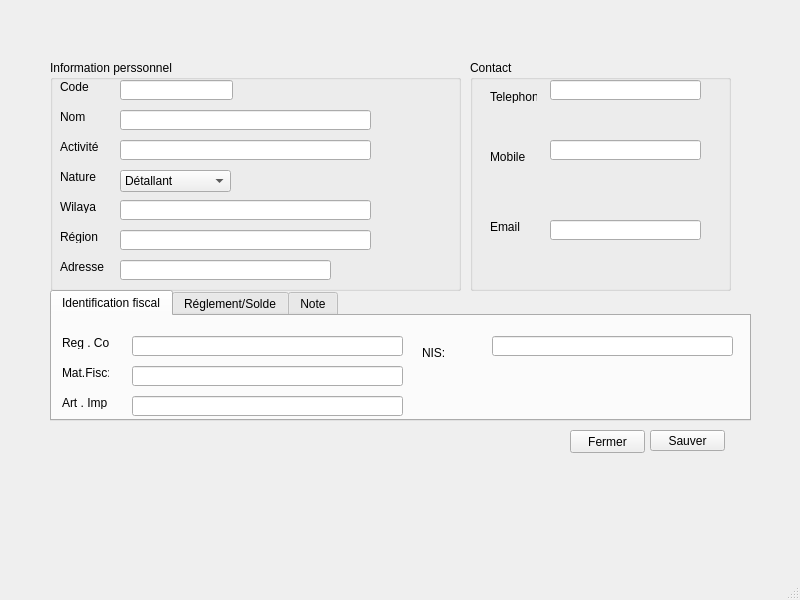
<?xml version="1.0" encoding="UTF-8"?>
<ui version="4.0">
 <class>MainWindow</class>
 <widget class="QMainWindow" name="MainWindow">
  <property name="geometry">
   <rect>
    <x>0</x>
    <y>0</y>
    <width>800</width>
    <height>600</height>
   </rect>
  </property>
  <property name="windowTitle">
   <string>MainWindow</string>
  </property>
  <widget class="QWidget" name="centralwidget">
   <widget class="QGroupBox" name="groupBox_7">
    <property name="geometry">
     <rect>
      <x>470</x>
      <y>60</y>
      <width>261</width>
      <height>231</height>
     </rect>
    </property>
    <property name="title">
     <string>Contact</string>
    </property>
    <widget class="QLineEdit" name="lineEdit_6">
     <property name="geometry">
      <rect>
       <x>80</x>
       <y>20</y>
       <width>151</width>
       <height>20</height>
      </rect>
     </property>
    </widget>
    <widget class="QLineEdit" name="lineEdit_8">
     <property name="geometry">
      <rect>
       <x>80</x>
       <y>80</y>
       <width>151</width>
       <height>20</height>
      </rect>
     </property>
    </widget>
    <widget class="QLineEdit" name="lineEdit_11">
     <property name="geometry">
      <rect>
       <x>80</x>
       <y>160</y>
       <width>151</width>
       <height>20</height>
      </rect>
     </property>
    </widget>
    <widget class="QLabel" name="label_14">
     <property name="geometry">
      <rect>
       <x>20</x>
       <y>30</y>
       <width>47</width>
       <height>13</height>
      </rect>
     </property>
     <property name="text">
      <string>Telephone</string>
     </property>
    </widget>
    <widget class="QLabel" name="label_16">
     <property name="geometry">
      <rect>
       <x>20</x>
       <y>90</y>
       <width>47</width>
       <height>13</height>
      </rect>
     </property>
     <property name="text">
      <string>Mobile</string>
     </property>
    </widget>
    <widget class="QLabel" name="label_18">
     <property name="geometry">
      <rect>
       <x>20</x>
       <y>160</y>
       <width>47</width>
       <height>13</height>
      </rect>
     </property>
     <property name="text">
      <string>Email</string>
     </property>
    </widget>
   </widget>
   <widget class="QPushButton" name="pushButton_31">
    <property name="geometry">
     <rect>
      <x>570</x>
      <y>430</y>
      <width>75</width>
      <height>23</height>
     </rect>
    </property>
    <property name="text">
     <string>Fermer</string>
    </property>
   </widget>
   <widget class="QGroupBox" name="groupBox_6">
    <property name="geometry">
     <rect>
      <x>50</x>
      <y>60</y>
      <width>411</width>
      <height>231</height>
     </rect>
    </property>
    <property name="title">
     <string>Information perssonnel</string>
    </property>
    <widget class="QLabel" name="label_7">
     <property name="geometry">
      <rect>
       <x>10</x>
       <y>20</y>
       <width>47</width>
       <height>13</height>
      </rect>
     </property>
     <property name="text">
      <string>Code</string>
     </property>
    </widget>
    <widget class="QLabel" name="label_8">
     <property name="geometry">
      <rect>
       <x>10</x>
       <y>50</y>
       <width>47</width>
       <height>13</height>
      </rect>
     </property>
     <property name="text">
      <string>Nom</string>
     </property>
    </widget>
    <widget class="QLabel" name="label_9">
     <property name="geometry">
      <rect>
       <x>10</x>
       <y>80</y>
       <width>47</width>
       <height>13</height>
      </rect>
     </property>
     <property name="text">
      <string>Activité</string>
     </property>
    </widget>
    <widget class="QLabel" name="label_10">
     <property name="geometry">
      <rect>
       <x>10</x>
       <y>110</y>
       <width>47</width>
       <height>13</height>
      </rect>
     </property>
     <property name="text">
      <string>Nature</string>
     </property>
    </widget>
    <widget class="QLabel" name="label_11">
     <property name="geometry">
      <rect>
       <x>10</x>
       <y>140</y>
       <width>47</width>
       <height>13</height>
      </rect>
     </property>
     <property name="text">
      <string>Wilaya</string>
     </property>
    </widget>
    <widget class="QLabel" name="label_12">
     <property name="geometry">
      <rect>
       <x>10</x>
       <y>170</y>
       <width>47</width>
       <height>13</height>
      </rect>
     </property>
     <property name="text">
      <string>Région</string>
     </property>
    </widget>
    <widget class="QLabel" name="label_13">
     <property name="geometry">
      <rect>
       <x>10</x>
       <y>200</y>
       <width>47</width>
       <height>13</height>
      </rect>
     </property>
     <property name="text">
      <string>Adresse</string>
     </property>
    </widget>
    <widget class="QLineEdit" name="lineEdit_3">
     <property name="geometry">
      <rect>
       <x>70</x>
       <y>20</y>
       <width>113</width>
       <height>20</height>
      </rect>
     </property>
    </widget>
    <widget class="QLineEdit" name="lineEdit_4">
     <property name="geometry">
      <rect>
       <x>70</x>
       <y>50</y>
       <width>251</width>
       <height>20</height>
      </rect>
     </property>
    </widget>
    <widget class="QLineEdit" name="lineEdit_5">
     <property name="geometry">
      <rect>
       <x>70</x>
       <y>80</y>
       <width>251</width>
       <height>20</height>
      </rect>
     </property>
    </widget>
    <widget class="QLineEdit" name="lineEdit_9">
     <property name="geometry">
      <rect>
       <x>70</x>
       <y>200</y>
       <width>211</width>
       <height>20</height>
      </rect>
     </property>
    </widget>
    <widget class="QComboBox" name="comboBox_5">
     <property name="geometry">
      <rect>
       <x>70</x>
       <y>110</y>
       <width>111</width>
       <height>22</height>
      </rect>
     </property>
     <item>
      <property name="text">
       <string>Détallant</string>
      </property>
     </item>
     <item>
      <property name="text">
       <string>Revendeur</string>
      </property>
     </item>
     <item>
      <property name="text">
       <string>Gros</string>
      </property>
     </item>
     <item>
      <property name="text">
       <string>Autre 1</string>
      </property>
     </item>
     <item>
      <property name="text">
       <string>Autre 2</string>
      </property>
     </item>
    </widget>
    <widget class="QLineEdit" name="lineEdit_77">
     <property name="geometry">
      <rect>
       <x>70</x>
       <y>170</y>
       <width>251</width>
       <height>20</height>
      </rect>
     </property>
    </widget>
    <widget class="QLineEdit" name="lineEdit_78">
     <property name="geometry">
      <rect>
       <x>70</x>
       <y>140</y>
       <width>251</width>
       <height>20</height>
      </rect>
     </property>
    </widget>
   </widget>
   <widget class="QTabWidget" name="tabWidget_3">
    <property name="geometry">
     <rect>
      <x>50</x>
      <y>290</y>
      <width>701</width>
      <height>131</height>
     </rect>
    </property>
    <property name="currentIndex">
     <number>0</number>
    </property>
    <widget class="QWidget" name="tab_6">
     <attribute name="title">
      <string>Identification fiscal</string>
     </attribute>
     <widget class="QLabel" name="label_19">
      <property name="geometry">
       <rect>
        <x>10</x>
        <y>20</y>
        <width>47</width>
        <height>13</height>
       </rect>
      </property>
      <property name="text">
       <string>Reg . Com:</string>
      </property>
     </widget>
     <widget class="QLabel" name="label_20">
      <property name="geometry">
       <rect>
        <x>10</x>
        <y>50</y>
        <width>47</width>
        <height>13</height>
       </rect>
      </property>
      <property name="text">
       <string>Mat.Fisc:</string>
      </property>
     </widget>
     <widget class="QLabel" name="label_21">
      <property name="geometry">
       <rect>
        <x>10</x>
        <y>80</y>
        <width>47</width>
        <height>13</height>
       </rect>
      </property>
      <property name="text">
       <string>Art . Imp :</string>
      </property>
     </widget>
     <widget class="QLineEdit" name="lineEdit_12">
      <property name="geometry">
       <rect>
        <x>80</x>
        <y>20</y>
        <width>271</width>
        <height>20</height>
       </rect>
      </property>
     </widget>
     <widget class="QLineEdit" name="lineEdit_13">
      <property name="geometry">
       <rect>
        <x>80</x>
        <y>50</y>
        <width>271</width>
        <height>20</height>
       </rect>
      </property>
     </widget>
     <widget class="QLineEdit" name="lineEdit_14">
      <property name="geometry">
       <rect>
        <x>80</x>
        <y>80</y>
        <width>271</width>
        <height>20</height>
       </rect>
      </property>
     </widget>
     <widget class="QLineEdit" name="lineEdit_15">
      <property name="geometry">
       <rect>
        <x>440</x>
        <y>20</y>
        <width>241</width>
        <height>20</height>
       </rect>
      </property>
     </widget>
     <widget class="QLabel" name="label_22">
      <property name="geometry">
       <rect>
        <x>370</x>
        <y>30</y>
        <width>47</width>
        <height>13</height>
       </rect>
      </property>
      <property name="text">
       <string>NIS:</string>
      </property>
     </widget>
    </widget>
    <widget class="QWidget" name="tab_7">
     <attribute name="title">
      <string>Réglement/Solde</string>
     </attribute>
     <widget class="QLabel" name="label_23">
      <property name="geometry">
       <rect>
        <x>20</x>
        <y>20</y>
        <width>47</width>
        <height>13</height>
       </rect>
      </property>
      <property name="text">
       <string>Sold initial:</string>
      </property>
     </widget>
     <widget class="QLabel" name="label_24">
      <property name="geometry">
       <rect>
        <x>20</x>
        <y>60</y>
        <width>47</width>
        <height>13</height>
       </rect>
      </property>
      <property name="text">
       <string>Solde max:</string>
      </property>
     </widget>
     <widget class="QLineEdit" name="lineEdit_16">
      <property name="geometry">
       <rect>
        <x>90</x>
        <y>10</y>
        <width>231</width>
        <height>20</height>
       </rect>
      </property>
     </widget>
     <widget class="QLineEdit" name="lineEdit_17">
      <property name="geometry">
       <rect>
        <x>90</x>
        <y>50</y>
        <width>231</width>
        <height>20</height>
       </rect>
      </property>
     </widget>
     <widget class="QLineEdit" name="lineEdit_18">
      <property name="geometry">
       <rect>
        <x>440</x>
        <y>50</y>
        <width>181</width>
        <height>20</height>
       </rect>
      </property>
     </widget>
     <widget class="QLabel" name="label_25">
      <property name="geometry">
       <rect>
        <x>370</x>
        <y>60</y>
        <width>47</width>
        <height>13</height>
       </rect>
      </property>
      <property name="text">
       <string>Solde Actuel</string>
      </property>
     </widget>
     <widget class="QToolButton" name="toolButton">
      <property name="geometry">
       <rect>
        <x>600</x>
        <y>20</y>
        <width>25</width>
        <height>19</height>
       </rect>
      </property>
      <property name="text">
       <string>...</string>
      </property>
     </widget>
     <widget class="QComboBox" name="comboBox_8">
      <property name="geometry">
       <rect>
        <x>440</x>
        <y>20</y>
        <width>151</width>
        <height>22</height>
       </rect>
      </property>
      <item>
       <property name="text">
        <string>aspece</string>
       </property>
      </item>
     </widget>
     <widget class="QLabel" name="label_26">
      <property name="geometry">
       <rect>
        <x>370</x>
        <y>30</y>
        <width>47</width>
        <height>13</height>
       </rect>
      </property>
      <property name="text">
       <string>Réglement</string>
      </property>
     </widget>
     <widget class="QCheckBox" name="checkBox">
      <property name="geometry">
       <rect>
        <x>130</x>
        <y>80</y>
        <width>70</width>
        <height>17</height>
       </rect>
      </property>
      <property name="text">
       <string>CheckBox</string>
      </property>
     </widget>
    </widget>
    <widget class="QWidget" name="tab_44">
     <attribute name="title">
      <string>Note</string>
     </attribute>
     <widget class="QLineEdit" name="lineEdit_7">
      <property name="geometry">
       <rect>
        <x>0</x>
        <y>0</y>
        <width>671</width>
        <height>101</height>
       </rect>
      </property>
     </widget>
    </widget>
   </widget>
   <widget class="QPushButton" name="pushButton_30">
    <property name="geometry">
     <rect>
      <x>650</x>
      <y>430</y>
      <width>75</width>
      <height>21</height>
     </rect>
    </property>
    <property name="text">
     <string>Sauver</string>
    </property>
   </widget>
  </widget>
  <widget class="QMenuBar" name="menubar">
   <property name="geometry">
    <rect>
     <x>0</x>
     <y>0</y>
     <width>800</width>
     <height>21</height>
    </rect>
   </property>
  </widget>
  <widget class="QStatusBar" name="statusbar"/>
 </widget>
 <resources/>
 <connections/>
</ui>
